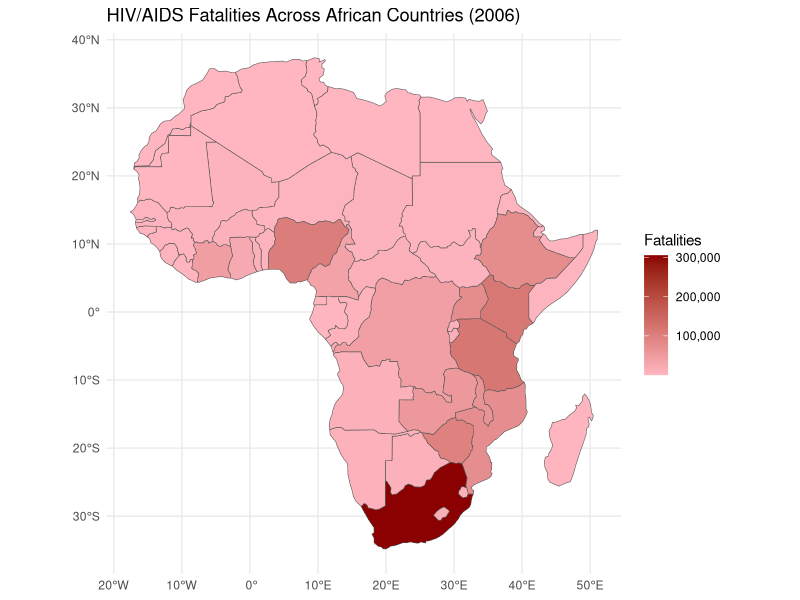

This chart was generated by the following R code: (Note: this script raises an error after producing the figure.)
#!/usr/bin/env Rscript

library(sf)
library(ggplot2)
library(rnaturalearth)
library(rnaturalearthdata)
library(dplyr)
library(readxl)

africa <- ne_countries(continent = "Africa", returnclass = "sf")

CODAfrica <- read_excel("Cause of Death AFRICA.xlsx")

CODAfrica <- CODAfrica %>%
  mutate(Entity = recode(Entity,
                         "Somaliland" = "Somalia",
                         "Eswatini" = "eSwatini",
                         "Cabo Verde" = "Cape Verde",
                         "GuineaBissau" = "Guinea-Bissau",
                         "Democratic Republic of Congo" = "Dem. Rep. Congo",
                         "Cote dIvoire" = "Côte d'Ivoire",
                         "Equatorial Guinea" = "Eq. Guinea",
                         "South Sudan" = "S. Sudan",
                         "Central African Republic" = "Central African Rep."
                         ))

africa <- ne_countries(continent = "Africa", returnclass = "sf") %>%
  mutate(name = recode(name,
                      "W. Sahara" = "Morocco",
                      "Somaliland" = "Somalia"
                      ))

hiv_2006 <- CODAfrica %>%
  filter(Year == 2006) %>%
  select(Entity, `HIV/AIDS fatalities`)

africa_hiv <- africa %>%
  left_join(hiv_2006, by = c("name" = "Entity"))
ggplot(africa_hiv) +
  geom_sf(aes(fill = `HIV/AIDS fatalities`)) +
  scale_fill_gradient(low = "lightpink", high = "darkred", labels = scales::comma) + 
  labs(
    title = "HIV/AIDS Fatalities Across African Countries (2006)",
    fill = "Fatalities"
  ) +
  theme_minimal()

savehistory("HIVMapped")
